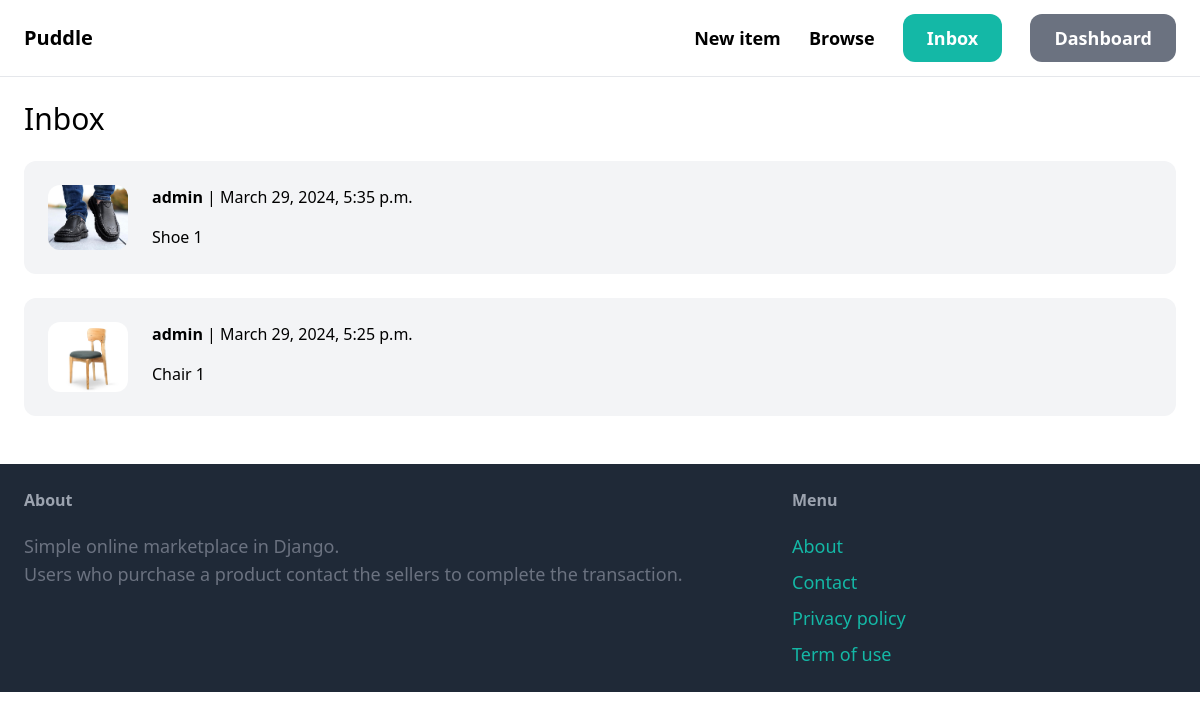
Screenshot of /inbox/ (signed in) with the database file from the repository.
### conversation/models.py (models this page shows)
class Conversation(models.Model):
    item = models.ForeignKey(Item, related_name='conversations', on_delete=models.CASCADE)
    members = models.ManyToManyField(User, related_name='conversations')
    created_at = models.DateTimeField(auto_now_add=True)
    modified_at = models.DateTimeField(auto_now=True)
    class Meta:
        ordering = ('-modified_at',)

### item/models.py (models this page shows, shortened)
class Item(models.Model):
    category = models.ForeignKey(Category, related_name='items', on_delete = models.CASCADE)
    name = models.CharField(max_length=255)
    description = models.TextField(blank=True, null=True)
    price = models.FloatField()
    image = models.ImageField(upload_to='item_images', blank=True, null=True)
    is_sold = models.BooleanField(default=False)
    created_by = models.ForeignKey(User, related_name='items', on_delete = models.CASCADE)
    created_at = models.DateTimeField(auto_now_add=True)
    class Meta:
        ordering = ('name',)

### conversation/views.py (the view)
# urls.py: path('', views.inbox, name='inbox'),
@login_required
def inbox(request):
    conversations = Conversation.objects.filter(members__in=[request.user.id])
    return render(request, 'conversation/inbox.html', {
        'conversations': conversations
    })

### conversation/templates/conversation/inbox.html (shortened to what this page needs)
{% extends 'core/base.html' %}
{% block content %}
    <h1 class="mb-6 text-3xl">Inbox</h1>
    <div class="space-y-6">
        {% for conversation in conversations %}
            <a href="{% url 'conversation:detail' conversation.id %}">
                <div class="p-6 mb-6 flex bg-gray-100 rounded-xl">
                    <div class="pr-6">
                        <img src="{{ conversation.item.image.url }}" class="w-20 rounded-xl">
                    </div>
                    <div>
                        {% for member in conversation.members.all %}
                            {% if member != request.user %}
                                <p class="mb-4">
                                    <strong>{{ member.username }}</strong> | {{ conversation.modified_at }}
                                </p>
                                <p>{{ conversation.item.name }}</p>
                            {% endif %}
                        {% endfor %}
                    </div>
                </div>
            </a>
        {% endfor %}
    </div>
{% endblock %}

### rows the page displays
Conversation: item.image (picture), modified_at "March 29, 2024, 5:35 p.m.", item.name "Shoe 1"
Conversation: item.image (picture), modified_at "March 29, 2024, 5:25 p.m.", item.name "Chair 1"

### other values shown
{{ member.username }} "admin"
